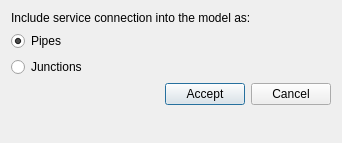
<?xml version="1.0" encoding="UTF-8"?>
<ui version="4.0">
 <class>QGISRedConnectionsToolDialog</class>
 <widget class="QDialog" name="QGISRedConnectionsToolDialog">
  <property name="geometry">
   <rect>
    <x>0</x>
    <y>0</y>
    <width>342</width>
    <height>143</height>
   </rect>
  </property>
  <property name="windowTitle">
   <string>QGISRed: Include Connections in Model</string>
  </property>
  <property name="windowIcon">
   <iconset>
    <normaloff>:/plugins/QGISRed/images/iconIncorporateConnectionsToModel.png</normaloff>:/plugins/QGISRed/images/iconIncorporateConnectionsToModel.png</iconset>
  </property>
  <layout class="QGridLayout" name="gridLayout">
   <item row="0" column="0">
    <layout class="QVBoxLayout" name="verticalLayout">
     <item>
      <widget class="QLabel" name="label_2">
       <property name="text">
        <string>Include service connection into the model as:</string>
       </property>
       <property name="wordWrap">
        <bool>true</bool>
       </property>
      </widget>
     </item>
     <item>
      <layout class="QHBoxLayout" name="horizontalLayout">
       <item>
        <widget class="QRadioButton" name="rbPipes">
         <property name="text">
          <string>Pipes</string>
         </property>
         <property name="checked">
          <bool>true</bool>
         </property>
        </widget>
       </item>
       <item>
        <spacer name="horizontalSpacer_2">
         <property name="orientation">
          <enum>Qt::Horizontal</enum>
         </property>
         <property name="sizeHint" stdset="0">
          <size>
           <width>40</width>
           <height>20</height>
          </size>
         </property>
        </spacer>
       </item>
      </layout>
     </item>
     <item>
      <layout class="QHBoxLayout" name="horizontalLayout_2">
       <item>
        <widget class="QRadioButton" name="rbJunctions">
         <property name="text">
          <string>Junctions</string>
         </property>
        </widget>
       </item>
       <item>
        <spacer name="horizontalSpacer_3">
         <property name="orientation">
          <enum>Qt::Horizontal</enum>
         </property>
         <property name="sizeHint" stdset="0">
          <size>
           <width>40</width>
           <height>20</height>
          </size>
         </property>
        </spacer>
       </item>
      </layout>
     </item>
     <item>
      <layout class="QHBoxLayout" name="horizontalLayout_3">
       <item>
        <spacer name="horizontalSpacer">
         <property name="orientation">
          <enum>Qt::Horizontal</enum>
         </property>
         <property name="sizeHint" stdset="0">
          <size>
           <width>40</width>
           <height>20</height>
          </size>
         </property>
        </spacer>
       </item>
       <item>
        <widget class="QPushButton" name="btAccept">
         <property name="text">
          <string>Accept</string>
         </property>
        </widget>
       </item>
       <item>
        <widget class="QPushButton" name="btCancel">
         <property name="text">
          <string>Cancel</string>
         </property>
        </widget>
       </item>
      </layout>
     </item>
     <item>
      <spacer name="verticalSpacer">
       <property name="orientation">
        <enum>Qt::Vertical</enum>
       </property>
       <property name="sizeHint" stdset="0">
        <size>
         <width>20</width>
         <height>1</height>
        </size>
       </property>
      </spacer>
     </item>
    </layout>
   </item>
  </layout>
 </widget>
 <resources/>
 <connections/>
</ui>
